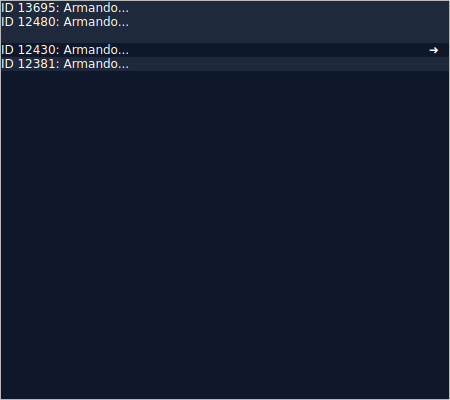

This figure's Python source:
import sys
from PyQt6.QtCore import Qt, QCoreApplication
from PyQt6.QtWidgets import QApplication, QTextBrowser

QCoreApplication.setAttribute(Qt.ApplicationAttribute.AA_ShareOpenGLContexts)

def test():
    app = QApplication(sys.argv)
    tb = QTextBrowser()
    tb.setFixedSize(450, 400)

    card_bg = "#1e293b"
    border_color = "#475569"

    item1 = f"<div style='background-color: {card_bg}; border: 1px solid {border_color}; border-radius: 0px; padding: 5px 12px; margin: 0px; width: 100%; color: white;'>ID 13695: Armando...</div>"
    item2 = f"<div style='background-color: {card_bg}; border: 1px solid {border_color}; border-radius: 0px; padding: 5px 12px; margin: 0px; margin-top: -1px; width: 100%; color: white;'>ID 12480: Armando...</div>"
    # Selected
    item3 = f"<div style='background-color: {card_bg}; border: 1px solid {border_color}; border-radius: 0px; padding: 5px 12px; margin: 0px; margin-top: -1px; width: 100%; color: white;'><table width='100%' cellpadding='0' cellspacing='0' style='margin: 0; padding: 0; border-collapse: collapse; border: none; vertical-align: top;'><tr><td style='padding-right: 15px; vertical-align: top;'>ID 12430: Armando...</td><td width='30' align='center' valign='top'>➜</td></tr></table></div>"
    item4 = f"<div style='background-color: {card_bg}; border: 1px solid {border_color}; border-radius: 0px; padding: 5px 12px; margin: 0px; margin-top: -1px; width: 100%; color: white;'>ID 12381: Armando...</div>"

    html = f"<html><head><style>body {{ margin: 0; padding: 0; background-color: #0f172a; }} div, table {{ margin: 0; padding: 0; border-collapse: collapse; }}</style></head><body>{item1}{item2}{item3}{item4}</body></html>"

    tb.setHtml(html)
    tb.document().setDocumentMargin(0)
    tb.grab().save("test_gap.png")

if __name__ == "__main__":
    test()
